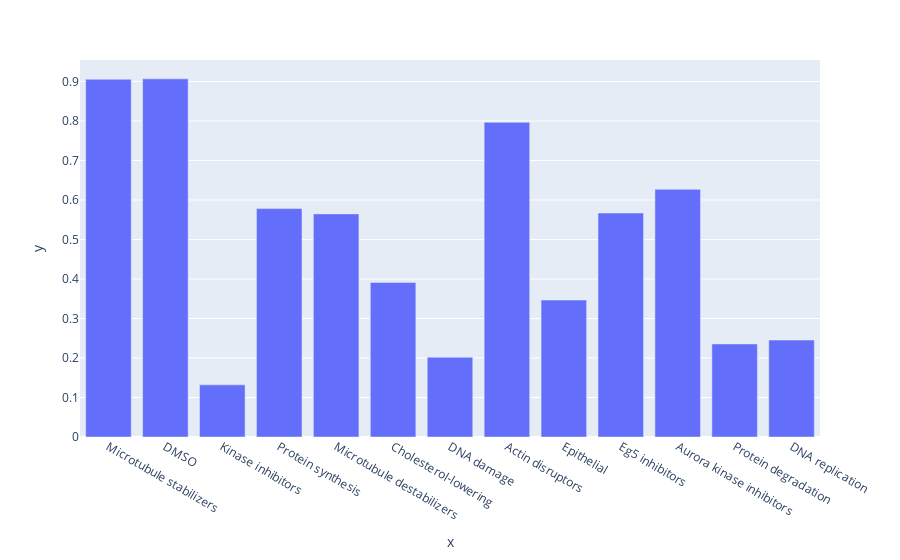

Notebook source saved alongside this figure:
### Code cell
import plotly.express as px

# bar plot of class accuracies
fig = px.bar(x=[dataset.dataset.classes[i] for i in class_accuracies.keys()], y=list(class_accuracies.values()))
fig.show()

### Figure 1 — Plotly figure (JSON) as saved in the notebook; plotly's stock layout.template omitted (floating-point values rounded to 4 significant figures)
{"data": [{"alignmentgroup": "True", "hovertemplate": "x=%{x}<br>y=%{y}<extra></extra>", "legendgroup": "", "marker": {"color": "#636efa", "pattern": {"shape": ""}}, "name": "", "offsetgroup": "", "orientation": "v", "showlegend": false, "textposition": "auto", "type": "bar", "x": ["Microtubule stabilizers", "DMSO", "Kinase inhibitors", "Protein synthesis", "Microtubule destabilizers", "Cholesterol-lowering", "DNA damage", "Actin disruptors", "Epithelial", "Eg5 inhibitors", "Aurora kinase inhibitors", "Protein degradation", "DNA replication"], "xaxis": "x", "y": [0.9056, 0.9067, 0.132, 0.5782, 0.5648, 0.3912, 0.202, 0.7968, 0.3467, 0.567, 0.6269, 0.2357, 0.2455], "yaxis": "y"}], "layout": {"barmode": "relative", "legend": {"tracegroupgap": 0}, "margin": {"t": 60}, "xaxis": {"anchor": "y", "domain": [0, 1], "title": {"text": "x"}}, "yaxis": {"anchor": "x", "domain": [0, 1], "title": {"text": "y"}}}}
